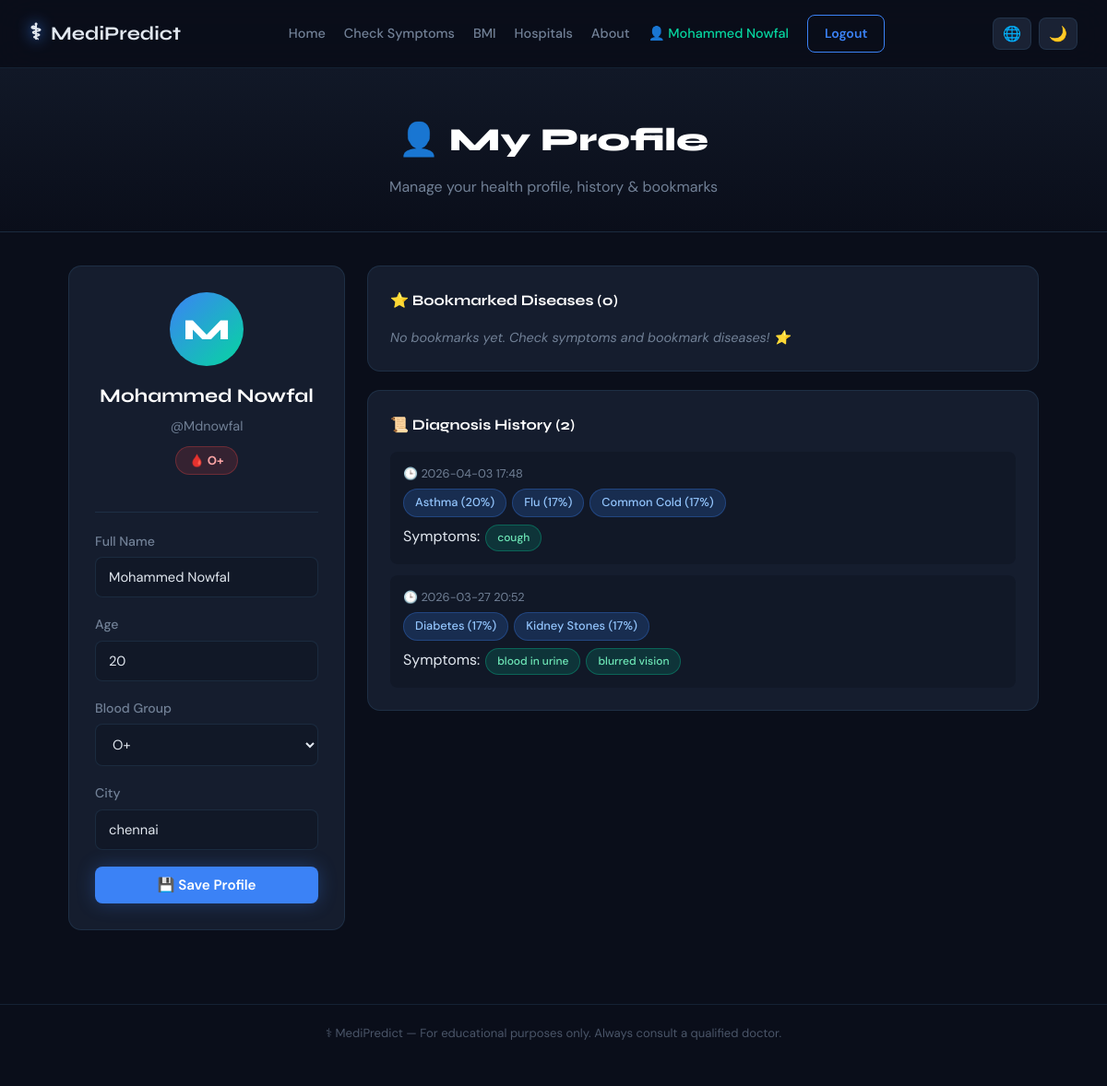
Screenshot of /profile (signed in) with the database file from the repository.
### tables this page shows
CREATE TABLE users (
        id INTEGER PRIMARY KEY AUTOINCREMENT,
        username TEXT UNIQUE NOT NULL,
        password TEXT NOT NULL,
        name TEXT, age INTEGER, blood_group TEXT, city TEXT,
        created_at TEXT DEFAULT CURRENT_TIMESTAMP
    );

CREATE TABLE history (
        id INTEGER PRIMARY KEY AUTOINCREMENT,
        user_id INTEGER, symptoms TEXT, predictions TEXT,
        checked_at TEXT DEFAULT CURRENT_TIMESTAMP,
        FOREIGN KEY(user_id) REFERENCES users(id)
    );

### app.py (the view, shortened to what this page needs)
@app.route('/profile', methods=['GET', 'POST'])
def profile():
    if not session.get('user_id'):
        return redirect(url_for('login'))
    user = get_user_by_id(session['user_id'])
    history = get_history(session['user_id'])
    bookmarks = get_bookmarks(session['user_id'])
    return render_template('profile.html', user=user, history=history, bookmarks=bookmarks)

### app.py (called while the page is built)
def get_user_by_id(uid):
    conn = sqlite3.connect(DB_PATH)
    c = conn.cursor()
    c.execute('SELECT * FROM users WHERE id=?', (uid,))
    row = c.fetchone()
    conn.close()
    if row:
        return {'id': row[0], 'username': row[1], 'name': row[3],
                'age': row[4], 'blood_group': row[5], 'city': row[6]}
    return None

def get_history(user_id):
    conn = sqlite3.connect(DB_PATH)
    c = conn.cursor()
    c.execute('SELECT symptoms, predictions, checked_at FROM history WHERE user_id=? ORDER BY id DESC LIMIT 10', (user_id,))
    rows = c.fetchall()
    conn.close()
    return [{'symptoms': json.loads(r[0]), 'predictions': json.loads(r[1]), 'checked_at': r[2]} for r in rows]

def get_bookmarks(user_id):
    conn = sqlite3.connect(DB_PATH)
    c = conn.cursor()
    c.execute('SELECT disease FROM bookmarks WHERE user_id=?', (user_id,))
    rows = c.fetchall()
    conn.close()
    return [r[0] for r in rows]

### templates/profile.html (shortened to what this page needs)
{% extends "base.html" %}
{% block content %}
<div class="page-header">
    <div class="container">
        <h1 class="page-title">👤 My Profile</h1>
        <p class="page-subtitle">Manage your health profile, history & bookmarks</p>
    </div>
</div>
<div class="container profile-container">
    <div class="profile-grid">
        <div class="profile-card">
            <div class="profile-avatar">{{ (user.name or user.username)[0].upper() }}</div>
            <h2>{{ user.name or user.username }}</h2>
            <p class="profile-meta">@{{ user.username }}</p>
            {% if user.blood_group %}<span class="blood-badge">🩸 {{ user.blood_group }}</span>{% endif %}
            <form action="{{ url_for('profile') }}" method="POST" class="profile-form">
                <div class="form-group">
                    <label>Full Name</label>
                    <input type="text" name="name" class="form-input" value="{{ user.name or '' }}" placeholder="Your name">
                </div>
                <div class="form-group">
                    <label>Age</label>
                    <input type="number" name="age" class="form-input" value="{{ user.age or '' }}" placeholder="Age">
                </div>
                <div class="form-group">
                    <label>Blood Group</label>
                    <select name="blood_group" class="form-input">
                        {% for bg in ['A+','A-','B+','B-','AB+','AB-','O+','O-'] %}
                        <option {% if user.blood_group == bg %}selected{% endif %}>{{ bg }}</option>
                        {% endfor %}
                    </select>
                </div>
                <div class="form-group">
                    <label>City</label>
                    <input type="text" name="city" class="form-input" value="{{ user.city or '' }}" placeholder="Your city">
                </div>
                <button type="submit" class="btn btn-primary btn-full">💾 Save Profile</button>
            </form>
        </div>
        <div class="profile-right">
            <div class="profile-section">
                <h3>⭐ Bookmarked Diseases ({{ bookmarks|length }})</h3>
                {% if bookmarks %}
                <div class="bookmarks-grid">
                    {% for disease in bookmarks %}
                    <div class="bookmark-item">
                        <span>🔖 {{ disease }}</span>
                        <button onclick="removeBookmark('{{ disease }}', this)" class="btn-icon-sm">✕</button>
                    </div>
                    {% endfor %}
                </div>
                {% else %}
                <p class="empty-msg">No bookmarks yet. Check symptoms and bookmark diseases! ⭐</p>
                {% endif %}
            </div>
            <div class="profile-section">
                <h3>📜 Diagnosis History ({{ history|length }})</h3>
                {% if history %}
                <div class="history-list">
                    {% for h in history %}
                    <div class="history-item">
                        <div class="history-header">
                            <span class="history-date">🕒 {{ h.checked_at }}</span>
                            <div class="history-predictions">
                                {% for p in h.predictions %}
                                <span class="chip chip-blue">{{ p.disease }} ({{ p.match_percent }}%)</span>
                                {% endfor %}
                            </div>
                        </div>
                        <div class="history-symptoms">
                            Symptoms: {% for s in h.symptoms %}<span class="chip chip-green" style="font-size:0.75rem">{{ s }}</span>{% endfor %}
                        </div>
                    </div>
                    {% endfor %}
                </div>
                {% else %}
                <p class="empty-msg">No history yet. Start checking your symptoms! 🩺</p>
                {% endif %}
            </div>
        </div>
    </div>
</div>
{% endblock %}

### templates/base.html (shortened to what this page needs)
<!DOCTYPE html>
<html lang="en" data-theme="dark" data-lang="en">
<head>
    <link rel="stylesheet" href="{{ url_for('static', filename='css/style.css') }}">
</head>
<body>
<nav class="navbar" id="navbar">
    <a href="{{ url_for('home') }}" class="nav-brand">
        <span class="brand-icon">⚕</span>
        <span class="brand-text" data-en="MediPredict" data-hi="मेडीप्रेडिक्ट">MediPredict</span>
    </a>
    <div class="nav-links" id="navLinks">
        <a href="{{ url_for('home') }}" class="nav-link" data-en="Home" data-hi="होम">Home</a>
        <a href="{{ url_for('symptoms') }}" class="nav-link" data-en="Check Symptoms" data-hi="लक्षण जांचें">Check Symptoms</a>
        <a href="{{ url_for('bmi') }}" class="nav-link" data-en="BMI" data-hi="बीएमआई">BMI</a>
        <a href="{{ url_for('hospitals') }}" class="nav-link" data-en="Hospitals" data-hi="अस्पताल">Hospitals</a>
        <a href="{{ url_for('about') }}" class="nav-link" data-en="About" data-hi="के बारे में">About</a>
        {% if user %}
            <a href="{{ url_for('profile') }}" class="nav-link nav-user">👤 {{ user.name or user.username }}</a>
            <a href="{{ url_for('logout') }}" class="nav-btn btn-outline" data-en="Logout" data-hi="लॉगआउट">Logout</a>
        {% else %}
            <a href="{{ url_for('login') }}" class="nav-link" data-en="Login" data-hi="लॉग इन">Login</a>
            <a href="{{ url_for('register') }}" class="nav-btn btn-primary" data-en="Register" data-hi="रजिस्टर">Register</a>
        {% endif %}
    </div>
    <div class="nav-controls">
        <button class="icon-btn" id="langToggle" title="Toggle Language" onclick="toggleLang()">🌐</button>
        <button class="icon-btn" id="themeToggle" title="Toggle Theme" onclick="toggleTheme()">🌙</button>
    </div>
</nav>
<main>{% block content %}{% endblock %}</main>
<footer class="footer">
    <p data-en="⚕ MediPredict — For educational purposes only. Always consult a qualified doctor."
       data-hi="⚕ मेडीप्रेडिक्ट — केवल शैक्षिक उद्देश्यों के लिए। हमेशा एक योग्य डॉक्टर से परामर्श करें।">
        ⚕ MediPredict — For educational purposes only. Always consult a qualified doctor.
    </p>
</footer>
</body>
</html>

### rows the page displays
users: name "Mohammed Nowfal", name "M", username "Mdnowfal", blood_group "O+", age "20", city "chennai"
history: checked_at "2026-04-03 17:48", disease "Asthma" "Flu" "Common Cold", match_percent "20" "17" "17", symptoms "cough"
history: checked_at "2026-03-27 20:52", disease "Diabetes" "Kidney Stones", match_percent "17" "17", symptoms "blood in urine" "blurred vision"

### other values shown
{{ bookmarks|length }} "0"
{{ history|length }} "2"
